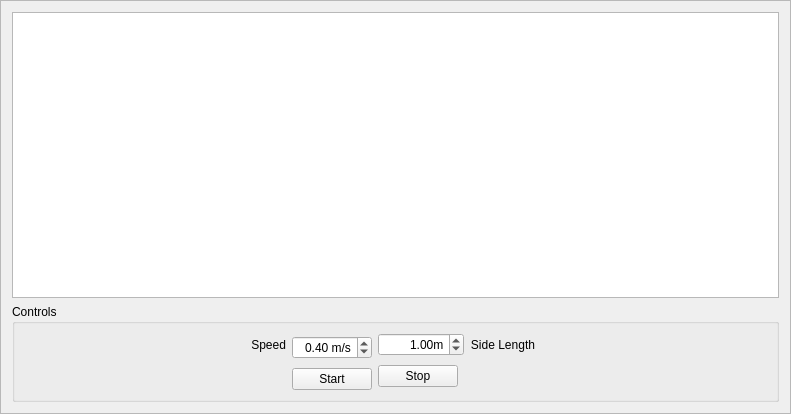
<?xml version="1.0" encoding="UTF-8"?>
<ui version="4.0">
 <class>payload_frame</class>
 <widget class="QFrame" name="payload_frame">
  <property name="geometry">
   <rect>
    <x>0</x>
    <y>0</y>
    <width>791</width>
    <height>414</height>
   </rect>
  </property>
  <property name="windowTitle">
   <string>Frame</string>
  </property>
  <property name="frameShape">
   <enum>QFrame::StyledPanel</enum>
  </property>
  <property name="frameShadow">
   <enum>QFrame::Raised</enum>
  </property>
  <layout class="QVBoxLayout" name="verticalLayout">
   <item>
    <widget class="QTextBrowser" name="text_browser">
     <property name="autoFormatting">
      <set>QTextEdit::AutoAll</set>
     </property>
     <property name="tabChangesFocus">
      <bool>true</bool>
     </property>
     <property name="documentTitle">
      <string/>
     </property>
     <property name="source">
      <url>
       <string>qrc:/text/payload.html</string>
      </url>
     </property>
     <property name="openLinks">
      <bool>false</bool>
     </property>
    </widget>
   </item>
   <item>
    <widget class="QGroupBox" name="groupBox">
     <property name="title">
      <string>Controls</string>
     </property>
     <layout class="QGridLayout" name="gridLayout">
      <item row="0" column="0">
       <spacer name="horizontalSpacer_5">
        <property name="orientation">
         <enum>Qt::Horizontal</enum>
        </property>
        <property name="sizeHint" stdset="0">
         <size>
          <width>96</width>
          <height>17</height>
         </size>
        </property>
       </spacer>
      </item>
      <item row="0" column="1">
       <widget class="QLabel" name="label_2">
        <property name="text">
         <string>Speed</string>
        </property>
        <property name="alignment">
         <set>Qt::AlignRight|Qt::AlignTrailing|Qt::AlignVCenter</set>
        </property>
       </widget>
      </item>
      <item row="0" column="2" rowspan="2">
       <widget class="QDoubleSpinBox" name="speed_spinbox">
        <property name="alignment">
         <set>Qt::AlignRight|Qt::AlignTrailing|Qt::AlignVCenter</set>
        </property>
        <property name="prefix">
         <string/>
        </property>
        <property name="suffix">
         <string> m/s</string>
        </property>
        <property name="maximum">
         <double>0.700000000000000</double>
        </property>
        <property name="singleStep">
         <double>0.100000000000000</double>
        </property>
        <property name="value">
         <double>0.400000000000000</double>
        </property>
       </widget>
      </item>
      <item row="0" column="3" colspan="2">
       <widget class="QDoubleSpinBox" name="distance_spinbox">
        <property name="alignment">
         <set>Qt::AlignRight|Qt::AlignTrailing|Qt::AlignVCenter</set>
        </property>
        <property name="prefix">
         <string/>
        </property>
        <property name="suffix">
         <string>m</string>
        </property>
        <property name="maximum">
         <double>2.000000000000000</double>
        </property>
        <property name="singleStep">
         <double>0.100000000000000</double>
        </property>
        <property name="value">
         <double>1.000000000000000</double>
        </property>
       </widget>
      </item>
      <item row="0" column="5">
       <widget class="QLabel" name="label_3">
        <property name="text">
         <string>Side Length</string>
        </property>
        <property name="alignment">
         <set>Qt::AlignRight|Qt::AlignTrailing|Qt::AlignVCenter</set>
        </property>
       </widget>
      </item>
      <item row="0" column="6">
       <spacer name="horizontalSpacer_2">
        <property name="orientation">
         <enum>Qt::Horizontal</enum>
        </property>
        <property name="sizeHint" stdset="0">
         <size>
          <width>96</width>
          <height>20</height>
         </size>
        </property>
       </spacer>
      </item>
      <item row="1" column="3" rowspan="2">
       <widget class="QPushButton" name="stop_button">
        <property name="text">
         <string>Stop</string>
        </property>
       </widget>
      </item>
      <item row="2" column="0">
       <spacer name="horizontalSpacer_6">
        <property name="orientation">
         <enum>Qt::Horizontal</enum>
        </property>
        <property name="sizeHint" stdset="0">
         <size>
          <width>181</width>
          <height>20</height>
         </size>
        </property>
       </spacer>
      </item>
      <item row="2" column="2">
       <widget class="QPushButton" name="start_button">
        <property name="text">
         <string>Start</string>
        </property>
       </widget>
      </item>
      <item row="2" column="4" colspan="3">
       <spacer name="horizontalSpacer_3">
        <property name="orientation">
         <enum>Qt::Horizontal</enum>
        </property>
        <property name="sizeHint" stdset="0">
         <size>
          <width>167</width>
          <height>20</height>
         </size>
        </property>
       </spacer>
      </item>
     </layout>
    </widget>
   </item>
  </layout>
 </widget>
 <resources>
  <include location="../resources/text.qrc"/>
  <include location="../resources/common.qrc"/>
 </resources>
 <connections/>
</ui>
